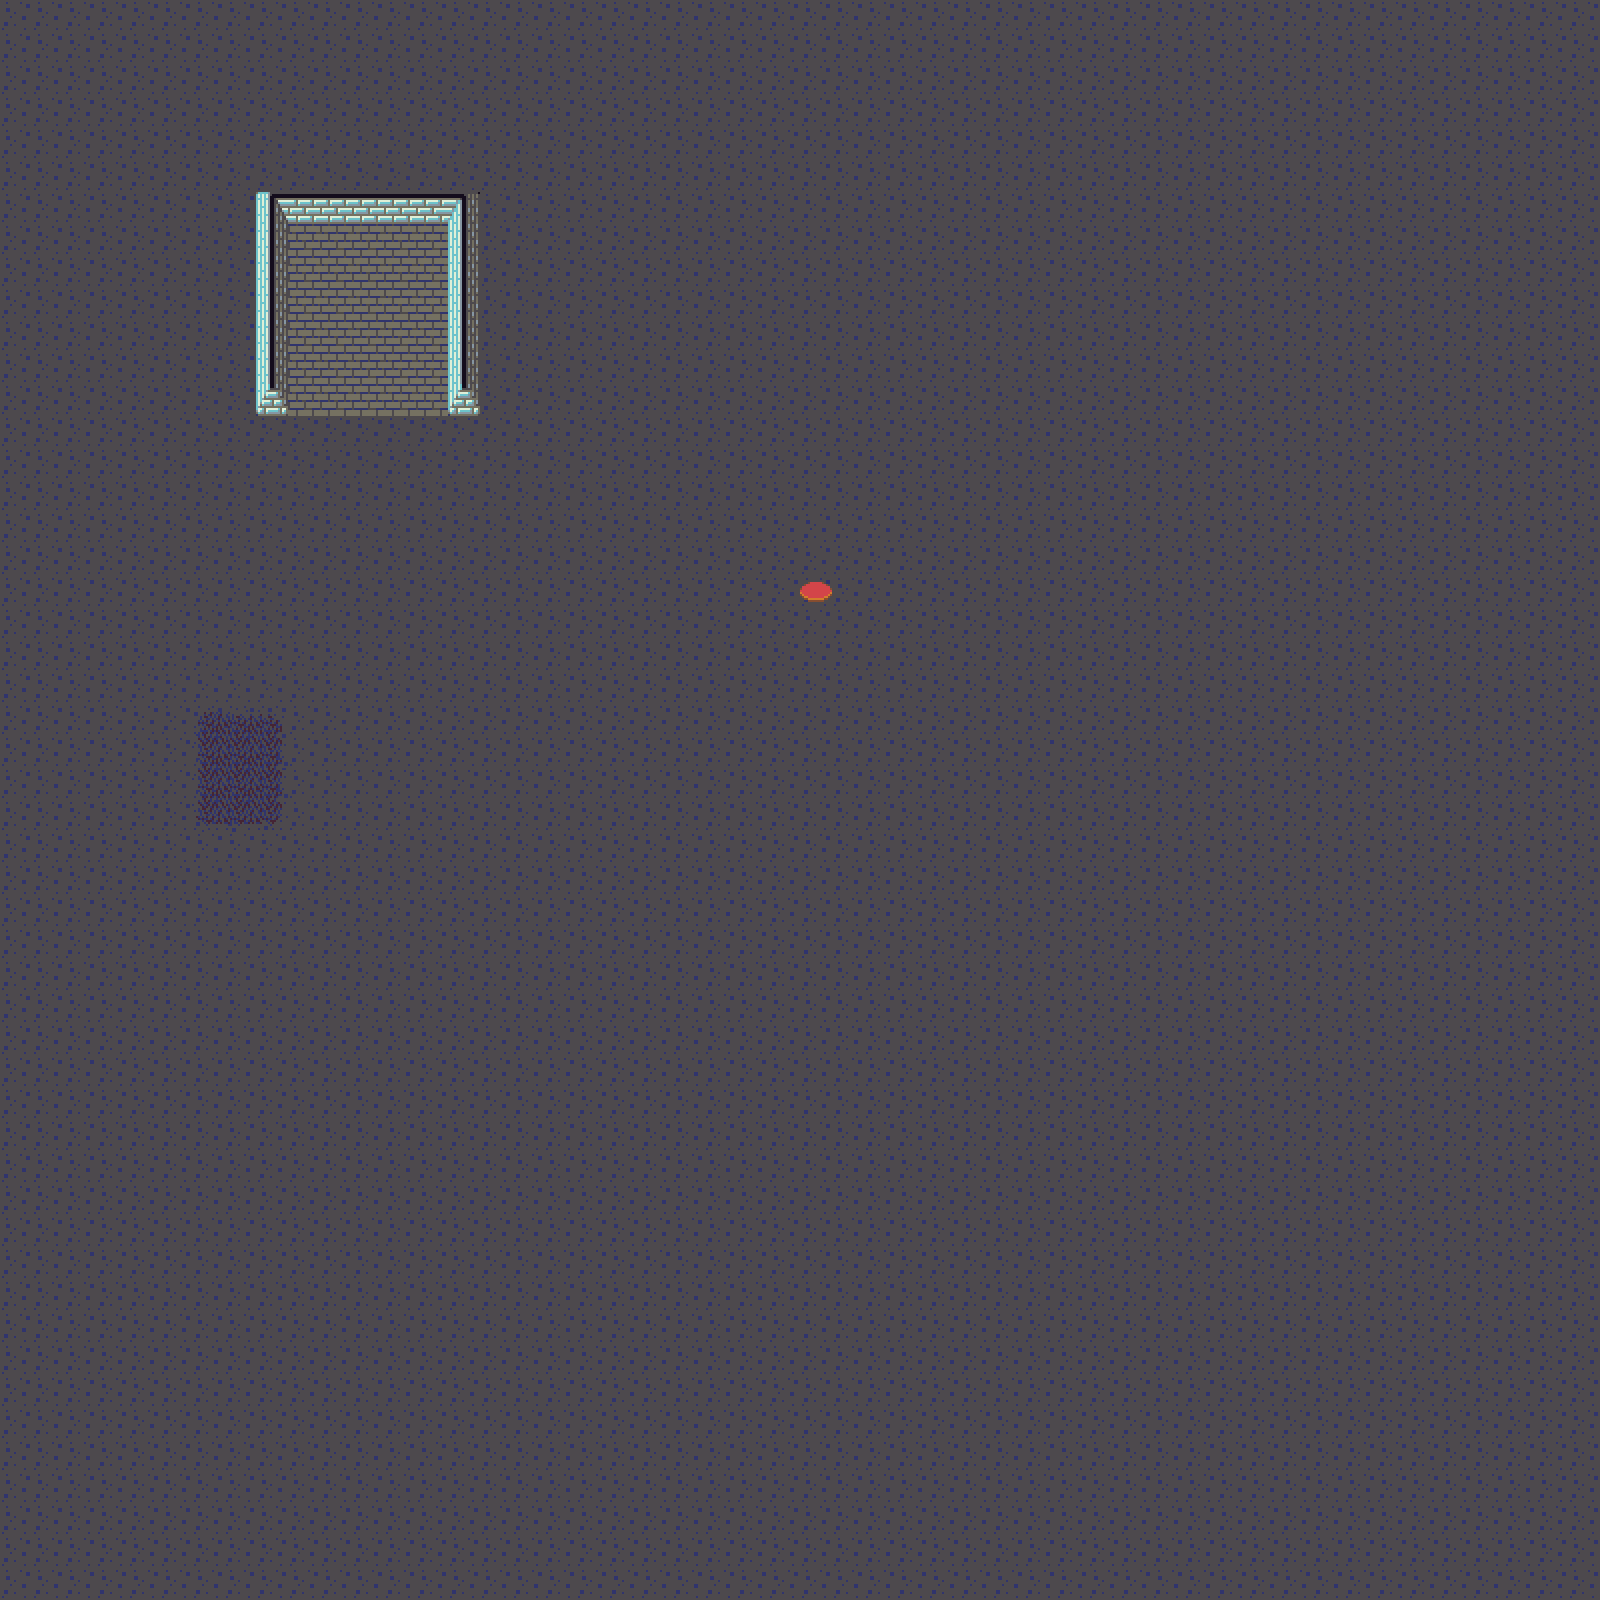

This game map was drawn from its Tiled (.tmx) file and the tilesets committed beside it. A one-line description and the trimmed map source follow:
An orthogonal 50x50 tile map with 32x32 px tiles, 2 tile layers (Tile Layer 1, Tile Layer 2), 2 tilesets and 7 objects.

<map version="1.4" tiledversion="1.4.1" orientation="orthogonal" renderorder="right-down" width="50" height="50" tilewidth="32" tileheight="32" infinite="0" nextlayerid="4" nextobjectid="9">
 <tileset firstgid="1" source="dawnlike_wall.tsx" />
 <tileset firstgid="209" source="dawnlike_objects.tsx" />
 <layer id="1" name="Tile Layer 1" width="50" height="50">
  <data>[2500 cells, 2500 non-empty, 10 distinct tile ids]</data>
 </layer>
 <layer id="2" name="Tile Layer 2" width="50" height="50">
  <data>[2500 cells, 50 non-empty, 7 distinct tile ids]</data>
 </layer>
 <objectgroup id="3" name="Object Layer 1">
  <object id="2" x="256" y="192" width="224" height="224" />
  <object id="3" x="655.799" y="242.198">
   <point />
  </object>
  <object id="4" x="871.914" y="400.559">
   <point />
  </object>
  <object id="5" x="644.62" y="737.774">
   <point />
  </object>
  <object id="6" x="1009.78" y="970.657">
   <point />
  </object>
  <object id="7" x="1238.94" y="674.429">
   <point />
  </object>
  <object id="8" x="1231.49" y="322.31">
   <point />
  </object>
 </objectgroup>
</map>
